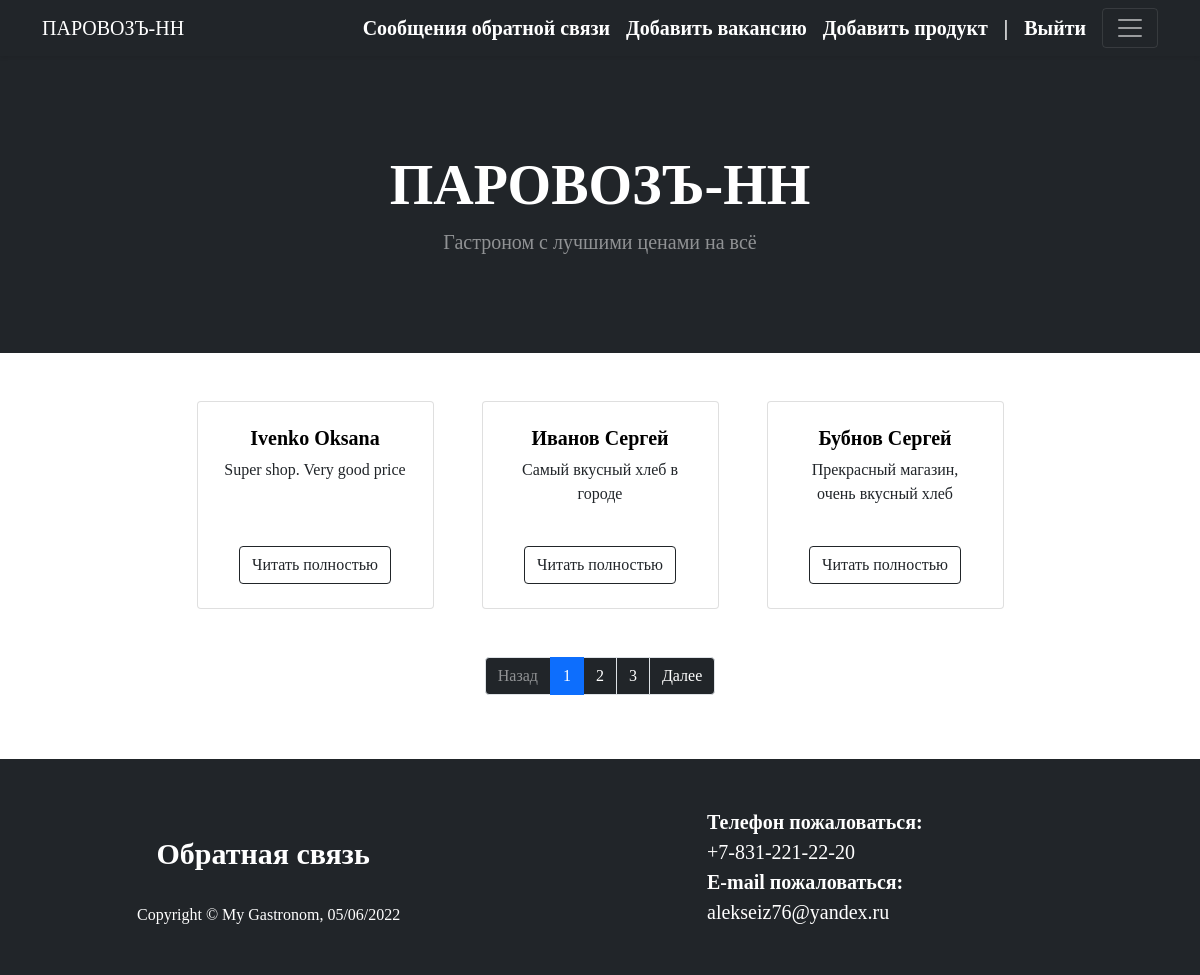
Page /comments (signed in) on the earlier database version.
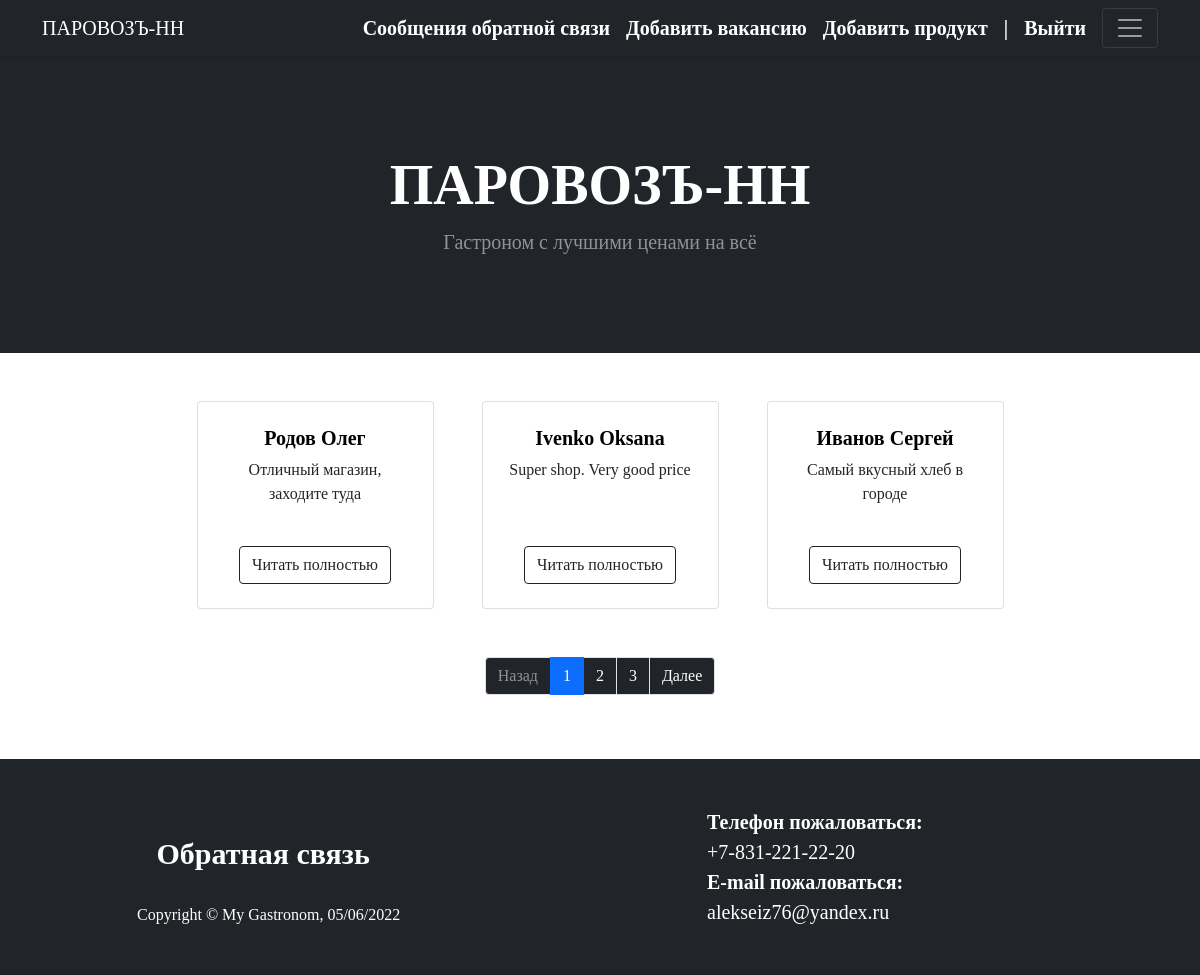
Same page on the later database version.
### gastronom/models.py (models this page shows, shortened)
class Comments(models.Model):
    objects = models.Manager()
    first_name = models.CharField('Имя', max_length=200)
    last_name = models.CharField('Фамилия', max_length=200)
    email = models.EmailField('Email', max_length=200)
    message = models.TextField('Сообщение', max_length=1000)
    created_date = models.DateTimeField('Время публикации', auto_now=True)
    class Meta:
        verbose_name = 'Сообщение обратной связи'
        verbose_name_plural = "Сообщения обратной связи"
        ordering = ('-created_date',)

### gastronom/views.py (the view)
# urls.py: path('comments', views.CommentsIndex.as_view(), name='comments'),
class CommentsIndex(ContextMixin, UserData, LoginRequiredMixin, ListView):
    raise_exception = True
    model = Comments
    template_name = 'gastronom/comments.html'
    context_object_name = 'comments'
    paginate_by = 3
    allow_empty = True
    def get_context_data(self, **kwargs):
        context = super().get_context_data()
        logger.info('Getting comments page', extra=self.get_user_data())
        user_context = self.get_user_context(title='Обратная связь')
        context.update(user_context)
        return context

### gastronom/utils.py (called while the page is built)
    def get_user_context(self, **kwargs):
        context = kwargs
        cats = cache.get('categories')
        if not cats:
            cats = Category.objects.all()
            cache.set('categories', cats, 60)
        context['categories'] = cats
        return context

    def get_user_data(self):
        extra_user = {
            'username': self.request.user,
            'userip': self.request.META['REMOTE_ADDR'],
            'path': self.request.path
        }
        return extra_user

### gastronom/templates/gastronom/comments.html (shortened to what this page needs)
{% extends 'gastronom/base.html' %}
{% block content %}
<div class="container">
    <div class="row gx-4 gx-lg-5 row-cols-2 row-cols-md-3 row-cols-xl-4 justify-content-center">
        {% for c in comments %}
        <div class="card-group">
            <div class="card">
                <div class="card-body flex-fill p-4">
                    <div class="text-center">
                        <a style="text-decoration: none; color: black" href="{% url 'gastronom:show_comment' c.pk %}">
                            <h5 class="fw-bolder">{{c.last_name|title }} {{c.first_name|title }}</h5></a>
                        <p>{{c.message| truncatechars:50 }}</p>
                    </div>
                </div>
                <div class="card-footer p-4 pt-0 border-top-0 bg-transparent">
                    <div class="text-center">
                        <a class="btn btn-outline-dark mt-auto"
                           href="{% url 'gastronom:show_comment' c.pk %}">Читать полностью</a>
                    </div>
                </div>
            </div>
        </div>
        {% empty %}
        <h1>Ни одного комментария не найдено</h1>
        {% endfor %}
    </div>
</div>
{% if page_obj.has_other_pages %}
<nav class='mt-5' aria-label="Page navigation example">
    <ul class="pagination justify-content-center">
        {% if page_obj.has_previous %}
        <li class="page-item">
            <a class="page-link bg-dark text-white" href="?page={{page_obj.previous_page_number}}">Назад</a>
        </li>
        {% else %}
        <li class="page-item disabled">
            <span class="page-link bg-dark text-white-50">Назад</span>
        </li>
        {% endif %}
        {% for page in paginator.page_range %}
        {% if page_obj.number == page %}
        <li class="page-item active">
            <a class="page-link" href="?page={{page}}">{{page}}</a>
        </li>
        {% elif page >= page_obj.number|add:-2 and page <= page_obj.number|add:2 %}
        <li class="page-item"><a class="page-link bg-dark text-white" href="?page={{page}}">{{page}}</a></li>
        {% endif %}
        {% endfor %}
        {% if page_obj.has_next %}
        <li class="page-item">
            <a class="page-link bg-dark text-white" href="?page={{page_obj.next_page_number}}">Далее</a>
        </li>
        {% else %}
        <li class="page-item disabled">
            <span class="page-link bg-dark text-white-50">Далее</span>
        </li>
        {% endif %}
    </ul>
</nav>
{% endif%}
{% endblock content %}

Differences in the rows shown:
no longer on this page (row unchanged): Comments: last_name "Бубнов", first_name "Сергей", message "Прекрасный магазин, очень вкусный хлеб"
added Comments: last_name "Родов", first_name "Олег", message "Отличный магазин, заходите туда"
